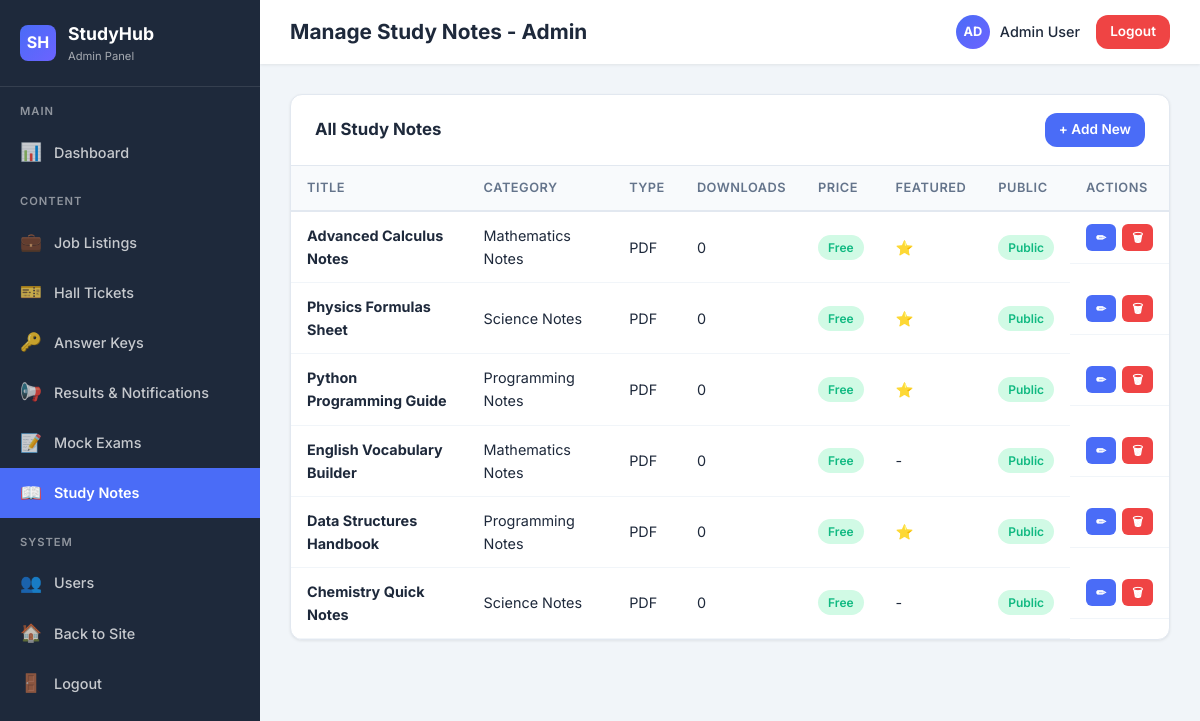
Page /admin/notes.php (signed in) on the committed database.
### tables this page shows
CREATE TABLE users (
    id INT AUTO_INCREMENT PRIMARY KEY,
    username VARCHAR(50) NOT NULL UNIQUE,
    email VARCHAR(100) NOT NULL UNIQUE,
    password VARCHAR(255) NOT NULL,
    full_name VARCHAR(100),
    avatar VARCHAR(255) DEFAULT 'default.png',
    bio TEXT,
    education VARCHAR(255),
    role ENUM('user', 'admin') DEFAULT 'user',
    created_at TIMESTAMP DEFAULT CURRENT_TIMESTAMP,
    updated_at TIMESTAMP DEFAULT CURRENT_TIMESTAMP ON UPDATE CURRENT_TIMESTAMP
);

CREATE TABLE study_notes (
    id INT AUTO_INCREMENT PRIMARY KEY,
    title VARCHAR(200) NOT NULL,
    description TEXT,
    content LONGTEXT,
    category_id INT,
    user_id INT,
    file_path VARCHAR(255),
    file_type VARCHAR(20) DEFAULT 'pdf',
    download_count INT DEFAULT 0,
    is_featured TINYINT(1) DEFAULT 0,
    is_public TINYINT(1) DEFAULT 1,
    is_free TINYINT(1) DEFAULT 1,
    price DECIMAL(10,2) DEFAULT 0.00,
    created_at TIMESTAMP DEFAULT CURRENT_TIMESTAMP,
    updated_at TIMESTAMP DEFAULT CURRENT_TIMESTAMP ON UPDATE CURRENT_TIMESTAMP,
    FOREIGN KEY (category_id) REFERENCES categories(id) ON DELETE SET NULL,
    FOREIGN KEY (user_id) REFERENCES users(id) ON DELETE CASCADE
);

CREATE TABLE categories (
    id INT AUTO_INCREMENT PRIMARY KEY,
    name VARCHAR(100) NOT NULL,
    slug VARCHAR(100) NOT NULL UNIQUE,
    icon VARCHAR(50) DEFAULT 'folder',
    description TEXT,
    type ENUM('exam', 'note', 'job') DEFAULT 'note'
);

### config/database.php (called while the page is built, shortened)
<?php
function getUser($conn, $user_id) {
    $stmt = $conn->prepare("SELECT * FROM users WHERE id = ?");
    $stmt->bind_param("i", $user_id);
    $stmt->execute();
    $result = $stmt->get_result();
    return $result->fetch_assoc();
}

### admin/notes.php (the view, shortened to what this page needs)
<?php
$page_title = 'Manage Study Notes';
include 'includes/header.php';
$action = $_GET['action'] ?? 'list';
$edit_id = intval($_GET['id'] ?? 0);
$cats = $conn->query("SELECT id, name FROM categories WHERE type='note' ORDER BY name");
$items = $conn->query("SELECT n.*, c.name as cat_name FROM study_notes n LEFT JOIN categories c ON n.category_id=c.id ORDER BY n.created_at DESC");
$edit_item = $edit_id ? $conn->query("SELECT * FROM study_notes WHERE id=$edit_id")->fetch_assoc() : null;
?>
<?php if ($action == 'add' || $edit_item): ?>
<a href="notes.php" class="back-link">← Back to Notes</a>
<div class="admin-card">
    <div class="admin-card-header"><h3><?php echo $edit_item ? 'Edit Note' : 'Add Note'; ?></h3></div>
    <div class="admin-card-body">
        <form method="POST" class="admin-form">
            <?php if ($edit_item): ?><input type="hidden" name="id" value="<?php echo $edit_item['id']; ?>"><?php endif; ?>
            <div class="form-group"><label class="form-label">Title</label><input type="text" name="title" class="form-input" required value="<?php echo htmlspecialchars($edit_item['title'] ?? ''); ?>"></div>
            <div class="form-row">
                <div class="form-group"><label class="form-label">Category</label><select name="category_id" class="form-select"><?php $cats->data_seek(0); while($c=$cats->fetch_assoc()): ?><option value="<?php echo $c['id']; ?>" <?php echo ($edit_item['category_id']??0)==$c['id']?'selected':''; ?>><?php echo htmlspecialchars($c['name']); ?></option><?php endwhile; ?></select></div>
                <div class="form-group"><label class="form-label">File Type</label><select name="file_type" class="form-select"><?php foreach(['pdf','doc','txt','ppt'] as $f): ?><option value="<?php echo $f; ?>" <?php echo ($edit_item['file_type']??'pdf')==$f?'selected':''; ?>><?php echo strtoupper($f); ?></option><?php endforeach; ?></select></div>
            </div>
            <div class="form-group"><label class="form-label">Description</label><textarea name="description" class="form-textarea"><?php echo htmlspecialchars($edit_item['description'] ?? ''); ?></textarea></div>
            <div class="form-group"><label class="form-label">File Path / URL</label><input type="text" name="file_path" class="form-input" value="<?php echo htmlspecialchars($edit_item['file_path'] ?? ''); ?>"></div>
            <div class="form-row">
                <div class="form-group">
                    <label class="form-label">Pricing</label>
                    <div style="display:flex;gap:12px;align-items:center;">
                        <label style="display:flex;align-items:center;gap:6px;"><input type="checkbox" name="is_free" value="1" id="noteIsFree" <?php echo ($edit_item['is_free'] ?? 1) ? 'checked' : ''; ?> onchange="document.getElementById('notePriceRow').style.display=this.checked?'none':'flex';"> Free</label>
                    </div>
                </div>
                <div class="form-group" id="notePriceRow" style="display:<?php echo (isset($edit_item) && !$edit_item['is_free']) ? 'flex' : 'none'; ?>;">
                    <label class="form-label">Price (₹)</label>
                    <input type="number" name="price" class="form-input" step="0.01" min="0" value="<?php echo $edit_item['price'] ?? 0; ?>">
                </div>
            </div>
            <div style="display:flex;gap:20px;margin-bottom:20px;">
                <label><input type="checkbox" name="is_featured" value="1" <?php echo ($edit_item['is_featured']??0)?'checked':''; ?>> Featured</label>
                <label><input type="checkbox" name="is_public" value="1" <?php echo ($edit_item['is_public']??1)?'checked':''; ?>> Public</label>
            </div>
            <button type="submit" name="<?php echo $edit_item?'edit':'add'; ?>" class="btn btn-primary"><?php echo $edit_item?'Update':'Add Note'; ?></button>
        </form>
    </div>
</div>
<?php else: ?>
<div class="admin-card">
    <div class="admin-card-header"><h3>All Study Notes</h3><a href="notes.php?action=add" class="btn btn-primary btn-sm">+ Add New</a></div>
    <div class="admin-card-body" style="padding:0;">
        <table class="admin-table">
            <thead><tr><th>Title</th><th>Category</th><th>Type</th><th>Downloads</th><th>Price</th><th>Featured</th><th>Public</th><th>Actions</th></tr></thead>
            <tbody><?php while ($i = $items->fetch_assoc()): ?>
                <tr><td><strong><?php echo htmlspecialchars($i['title']); ?></strong></td><td><?php echo htmlspecialchars($i['cat_name'] ?? '-'); ?></td><td><?php echo strtoupper($i['file_type']); ?></td><td><?php echo $i['download_count']; ?></td>
                <td><?php echo $i['is_free'] ? '<span class="admin-badge" style="background:var(--success-light);color:var(--success);">Free</span>' : '₹'.number_format($i['price'],0); ?></td>
                <td><?php echo $i['is_featured']?'⭐':'-'; ?></td><td><?php echo $i['is_public']?'<span class="admin-badge" style="background:var(--success-light);color:var(--success);">Public</span>':'<span class="admin-badge" style="background:var(--danger-light);color:var(--danger);">Private</span>'; ?></td>
                <td class="actions"><a href="notes.php?id=<?php echo $i['id']; ?>" class="btn btn-sm btn-primary btn-xs">✏</a><a href="notes.php?del=<?php echo $i['id']; ?>" class="btn btn-sm btn-danger btn-xs" onclick="return confirm('Delete?')">🗑</a></td></tr>
            <?php endwhile; ?></tbody>
        </table>
    </div>
</div>
<?php endif; ?>
<?php include 'includes/footer.php'; ?>

### admin/includes/header.php (shortened to what this page needs)
<?php
require_once dirname(__DIR__, 2) . '/config/database.php';
$current_page = basename($_SERVER['PHP_SELF']);
$admin_user = getUser($conn, $_SESSION['user_id']);
$page_title = isset($page_title) ? $page_title . ' - Admin' : 'Admin Panel';
?><!DOCTYPE html>
<html lang="en">
<head>
    <link rel="stylesheet" href="<?php echo SITE_URL; ?>/css/style.css">
    <link rel="stylesheet" href="css/admin.css">
</head>
<body>
<div class="admin-wrapper">
    <aside class="admin-sidebar" id="adminSidebar">
        <div class="admin-sidebar-header">
            <div class="logo-icon">SH</div>
            <div>
                <h3>StudyHub</h3>
                <small>Admin Panel</small>
            </div>
        </div>
        <div class="nav-section">Main</div>
        <a href="index.php" class="<?php echo $current_page == 'index.php' ? 'active' : ''; ?>">
            <span class="icon">📊</span> <span>Dashboard</span>
        </a>
        <div class="nav-section">Content</div>
        <a href="jobs.php" class="<?php echo $current_page == 'jobs.php' || $current_page == 'job_add.php' || $current_page == 'job_edit.php' ? 'active' : ''; ?>">
            <span class="icon">💼</span> <span>Job Listings</span>
        </a>
        <a href="hall_tickets.php" class="<?php echo $current_page == 'hall_tickets.php' || $current_page == 'hall_ticket_add.php' || $current_page == 'hall_ticket_edit.php' ? 'active' : ''; ?>">
            <span class="icon">🎫</span> <span>Hall Tickets</span>
        </a>
        <a href="answer_keys.php" class="<?php echo $current_page == 'answer_keys.php' || $current_page == 'answer_key_add.php' || $current_page == 'answer_key_edit.php' ? 'active' : ''; ?>">
            <span class="icon">🔑</span> <span>Answer Keys</span>
        </a>
        <a href="results.php" class="<?php echo $current_page == 'results.php' || $current_page == 'result_add.php' || $current_page == 'result_edit.php' ? 'active' : ''; ?>">
            <span class="icon">📢</span> <span>Results & Notifications</span>
        </a>
        <a href="exams.php" class="<?php echo $current_page == 'exams.php' || $current_page == 'exam_add.php' || $current_page == 'exam_edit.php' || $current_page == 'questions.php' ? 'active' : ''; ?>">
            <span class="icon">📝</span> <span>Mock Exams</span>
        </a>
        <a href="notes.php" class="<?php echo $current_page == 'notes.php' || $current_page == 'note_add.php' || $current_page == 'note_edit.php' ? 'active' : ''; ?>">
            <span class="icon">📖</span> <span>Study Notes</span>
        </a>
        <div class="nav-section">System</div>
        <a href="users.php" class="<?php echo $current_page == 'users.php' ? 'active' : ''; ?>">
            <span class="icon">👥</span> <span>Users</span>
        </a>
        <a href="<?php echo SITE_URL; ?>/index.php">
            <span class="icon">🏠</span> <span>Back to Site</span>
        </a>
        <a href="<?php echo SITE_URL; ?>/auth/logout.php">
            <span class="icon">🚪</span> <span>Logout</span>
        </a>
    </aside>
    <div class="admin-main">
        <div class="admin-topbar">
            <div style="display:flex;align-items:center;gap:12px;">
                <h2><?php echo $page_title ?? 'Dashboard'; ?></h2>
            </div>
            <div class="admin-topbar-right">
                <span class="admin-user">
                    <span class="admin-avatar"><?php echo strtoupper(substr($admin_user['full_name'] ?: $admin_user['username'], 0, 2)); ?></span>
                    <?php echo htmlspecialchars($admin_user['full_name'] ?: $admin_user['username']); ?>
                </span>
                <a href="<?php echo SITE_URL; ?>/auth/logout.php" class="btn btn-sm" style="background:var(--danger);color:white;">Logout</a>
            </div>
        </div>
        <div class="admin-content">

### css/style.css (style rules this page uses)
:root { --primary: #4A6CF7; --primary-dark: #3B5DE7; --primary-light: #EEF1FF; --secondary: #6C63FF; --success: #10B981; --success-light: #D1FAE5; --warning: #F59E0B; --warning-light: #FEF3C7; --danger: #EF4444; --danger-light: #FEE2E2; --info: #3B82F6; --info-light: #DBEAFE; --dark: #0F172A; --gray-900: #1E293B; --gray-700: #334155; --gray-500: #64748B; --gray-300: #CBD5E1; --gray-200: #E2E8F0; --gray-100: #F1F5F9; --white: #FFFFFF; --bg: #F8FAFC; --shadow-sm: 0 1px 2px rgba(0,0,0,0.05); --shadow: 0 4px 6px -1px rgba(0,0,0,0.1), 0 2px 4px -2px rgba(0,0,0,0.1); --shadow-lg: 0 10px 15px -3px rgba(0,0,0,0.1), 0 4px 6px -4px rgba(0,0,0,0.1); --shadow-xl: 0 20px 25px -5px rgba(0,0,0,0.1), 0 8px 10px -6px rgba(0,0,0,0.1); --radius: 12px; --radius-lg: 16px; --radius-full: 9999px; --transition: all 0.3s cubic-bezier(0.4, 0, 0.2, 1); }
*, *::before, *::after { box-sizing: border-box; margin: 0; padding: 0; }
html { scroll-behavior: smooth; }
body { font-family: 'Inter', -apple-system, BlinkMacSystemFont, sans-serif; background: var(--bg); color: var(--gray-900); line-height: 1.6; min-height: 100vh; }
a { text-decoration: none; color: var(--primary); transition: var(--transition); }
.logo-icon { width: 38px; height: 38px; background: linear-gradient(135deg, var(--primary), var(--secondary)); border-radius: 10px; display: flex; align-items: center; justify-content: center; color: white; font-size: 1.2rem; font-weight: 700; }
.btn { display: inline-flex; align-items: center; justify-content: center; gap: 8px; padding: 10px 24px; border-radius: var(--radius); font-weight: 600; font-size: 0.95rem; border: none; cursor: pointer; transition: var(--transition); font-family: inherit; }
.btn-primary { background: var(--primary); color: var(--white); }
.btn-danger { background: var(--danger); color: var(--white); }
.btn-sm { padding: 6px 14px; font-size: 0.85rem; }

### rows in the picture
users: full_name "AD", full_name "Admin User"
study_notes: title "Advanced Calculus Notes", category.name "Mathematics Notes", file_type "PDF", download_count "0", is_free "Free", is_public "Public"
study_notes: title "Physics Formulas Sheet", category.name "Science Notes", file_type "PDF", download_count "0", is_free "Free", is_public "Public"
study_notes: title "Python Programming Guide", category.name "Programming Notes", file_type "PDF", download_count "0", is_free "Free", is_public "Public"
study_notes: title "English Vocabulary Builder", category.name "Mathematics Notes", file_type "PDF", download_count "0", is_free "Free", is_public "Public"
study_notes: title "Data Structures Handbook", category.name "Programming Notes", file_type "PDF", download_count "0", is_free "Free", is_public "Public"
study_notes: title "Chemistry Quick Notes", category.name "Science Notes", file_type "PDF", download_count "0", is_free "Free", is_public "Public"

### other values in the picture
$page_title "Manage Study Notes - Admin"
